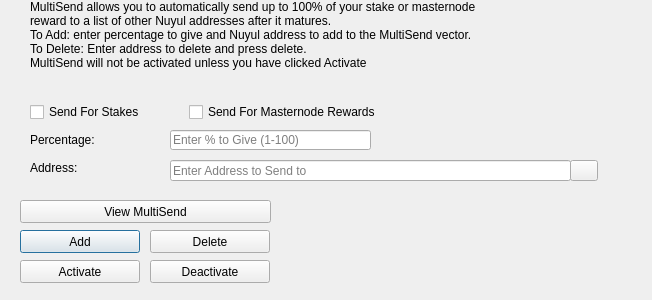
<?xml version="1.0" encoding="UTF-8"?>
<ui version="4.0">
 <class>MultiSendDialog</class>
 <widget class="QDialog" name="MultiSendDialog">
  <property name="windowModality">
   <enum>Qt::NonModal</enum>
  </property>
  <property name="geometry">
   <rect>
    <x>0</x>
    <y>0</y>
    <width>652</width>
    <height>300</height>
   </rect>
  </property>
  <property name="windowTitle">
   <string>MultiSend</string>
  </property>
  <widget class="QLineEdit" name="multiSendPercentEdit">
   <property name="geometry">
    <rect>
     <x>170</x>
     <y>130</y>
     <width>201</width>
     <height>20</height>
    </rect>
   </property>
   <property name="toolTip">
    <string>Enter whole numbers 1 - 100</string>
   </property>
   <property name="placeholderText">
    <string>Enter % to Give (1-100)</string>
   </property>
  </widget>
  <widget class="QLineEdit" name="multiSendAddressEdit">
   <property name="geometry">
    <rect>
     <x>170</x>
     <y>160</y>
     <width>401</width>
     <height>21</height>
    </rect>
   </property>
   <property name="toolTip">
    <string/>
   </property>
   <property name="placeholderText">
    <string>Enter Address to Send to</string>
   </property>
  </widget>
  <widget class="QLabel" name="label_2">
   <property name="geometry">
    <rect>
     <x>30</x>
     <y>0</y>
     <width>451</width>
     <height>121</height>
    </rect>
   </property>
   <property name="lineWidth">
    <number>1</number>
   </property>
   <property name="text">
    <string>MultiSend allows you to automatically send up to 100% of your stake or masternode reward to a list of other Nuyul addresses after it matures.
To Add: enter percentage to give and Nuyul address to add to the MultiSend vector.
To Delete: Enter address to delete and press delete.
MultiSend will not be activated unless you have clicked Activate</string>
   </property>
   <property name="alignment">
    <set>Qt::AlignLeading|Qt::AlignLeft|Qt::AlignTop</set>
   </property>
   <property name="wordWrap">
    <bool>true</bool>
   </property>
  </widget>
  <widget class="QLabel" name="message">
   <property name="geometry">
    <rect>
     <x>290</x>
     <y>200</y>
     <width>351</width>
     <height>91</height>
    </rect>
   </property>
   <property name="text">
    <string/>
   </property>
  </widget>
  <widget class="QPushButton" name="addButton">
   <property name="geometry">
    <rect>
     <x>20</x>
     <y>230</y>
     <width>120</width>
     <height>23</height>
    </rect>
   </property>
   <property name="toolTip">
    <string/>
   </property>
   <property name="statusTip">
    <string>Add to MultiSend Vector</string>
   </property>
   <property name="text">
    <string>Add</string>
   </property>
  </widget>
  <widget class="QPushButton" name="disableButton">
   <property name="geometry">
    <rect>
     <x>150</x>
     <y>260</y>
     <width>120</width>
     <height>23</height>
    </rect>
   </property>
   <property name="statusTip">
    <string>Deactivate MultiSend</string>
   </property>
   <property name="text">
    <string>Deactivate</string>
   </property>
  </widget>
  <widget class="QPushButton" name="addressBookButton">
   <property name="geometry">
    <rect>
     <x>570</x>
     <y>160</y>
     <width>28</width>
     <height>21</height>
    </rect>
   </property>
   <property name="toolTip">
    <string>Choose an address from the address book</string>
   </property>
   <property name="text">
    <string/>
   </property>
   <property name="icon">
    <iconset resource="../nuyul.qrc">
     <normaloff>:/icons/address-book</normaloff>:/icons/address-book</iconset>
   </property>
   <property name="shortcut">
    <string>Alt+A</string>
   </property>
   <property name="autoDefault">
    <bool>false</bool>
   </property>
  </widget>
  <widget class="QLabel" name="label">
   <property name="geometry">
    <rect>
     <x>30</x>
     <y>130</y>
     <width>121</width>
     <height>20</height>
    </rect>
   </property>
   <property name="toolTip">
    <string>Percentage of stake to send</string>
   </property>
   <property name="text">
    <string>Percentage:</string>
   </property>
  </widget>
  <widget class="QLabel" name="label_5">
   <property name="geometry">
    <rect>
     <x>30</x>
     <y>160</y>
     <width>111</width>
     <height>16</height>
    </rect>
   </property>
   <property name="toolTip">
    <string>Address to send portion of stake to</string>
   </property>
   <property name="text">
    <string>Address:</string>
   </property>
  </widget>
  <widget class="QPushButton" name="deleteButton">
   <property name="geometry">
    <rect>
     <x>150</x>
     <y>230</y>
     <width>120</width>
     <height>23</height>
    </rect>
   </property>
   <property name="toolTip">
    <string/>
   </property>
   <property name="statusTip">
    <string>Delete Address From MultiSend Vector</string>
   </property>
   <property name="text">
    <string>Delete</string>
   </property>
  </widget>
  <widget class="QPushButton" name="activateButton">
   <property name="geometry">
    <rect>
     <x>20</x>
     <y>260</y>
     <width>120</width>
     <height>23</height>
    </rect>
   </property>
   <property name="statusTip">
    <string>Activate MultiSend</string>
   </property>
   <property name="text">
    <string>Activate</string>
   </property>
  </widget>
  <widget class="QPushButton" name="viewButton">
   <property name="geometry">
    <rect>
     <x>20</x>
     <y>200</y>
     <width>251</width>
     <height>23</height>
    </rect>
   </property>
   <property name="toolTip">
    <string/>
   </property>
   <property name="statusTip">
    <string>View MultiSend Vector</string>
   </property>
   <property name="text">
    <string>View MultiSend</string>
   </property>
  </widget>
  <widget class="QWidget" name="horizontalLayoutWidget">
   <property name="geometry">
    <rect>
     <x>30</x>
     <y>100</y>
     <width>351</width>
     <height>24</height>
    </rect>
   </property>
   <layout class="QHBoxLayout" name="horizontalLayout">
    <item>
     <widget class="QCheckBox" name="multiSendStakeCheckBox">
      <property name="text">
       <string>Send For Stakes</string>
      </property>
     </widget>
    </item>
    <item>
     <widget class="QCheckBox" name="multiSendMasternodeCheckBox">
      <property name="text">
       <string>Send For Masternode Rewards</string>
      </property>
     </widget>
    </item>
   </layout>
  </widget>
 </widget>
 <resources>
  <include location="../nuyul.qrc"/>
 </resources>
 <connections/>
</ui>
